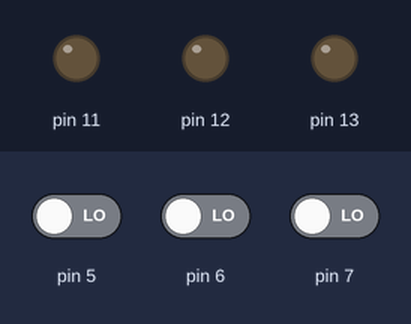
This sketch was run on a simulated Arduino Uno, built with avr-gcc and run on an emulated ATmega328P. Shown: output pins drawn as LEDs (lit = HIGH). The inputs (shaded band) are chosen by the test bench; at power-on: pin 5 LOW, pin 6 LOW, pin 7 LOW.

Above: at 1.2 s.
1.3 s: pin 5 driven HIGH
At 1.8 s:
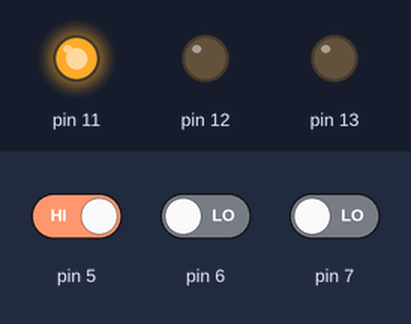
2.8 s: pin 6 driven HIGH
At 4.0 s:
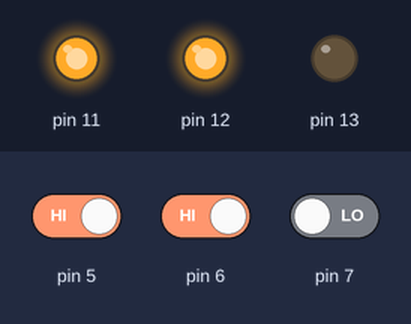
4.3 s: pin 7 driven HIGH
At 5.3 s:
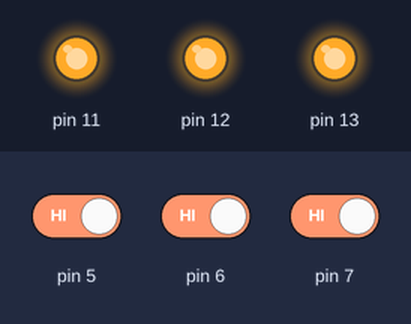
Timing chart, 0 to 7.3 s (numbered marks = the images above; inputs shaded):
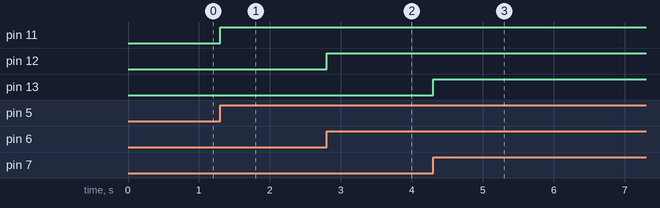

Measured:
- after the input at 1.3 s, pin 11: LOW → HIGH at once
- after the input at 2.8 s, pin 12: LOW → HIGH at once
- after the input at 4.3 s, pin 13: LOW → HIGH at once

The sketch:

20240104_RGBled.ino
```cpp
void setup() {
  for(int led = 11; led <=13; led++){
    pinMode(led, OUTPUT);
  }
  for(int btn = 5; btn <=7; btn++){
    pinMode(btn, INPUT);
  }
}
void loop() {
  int Rbtn = digitalRead(7);
  int Bbtn = digitalRead(6);
  int Gbtn = digitalRead(5);
  if(Rbtn == 1){
    digitalWrite(13,1);
  }else if(Bbtn == 1){
    digitalWrite(12,1);
  }else if(Gbtn == 1){
    digitalWrite(11,1);
  }else{
    for(int led = 11; led <= 13; led++){
      digitalWrite(led, 0);
    }
  }
}
```
